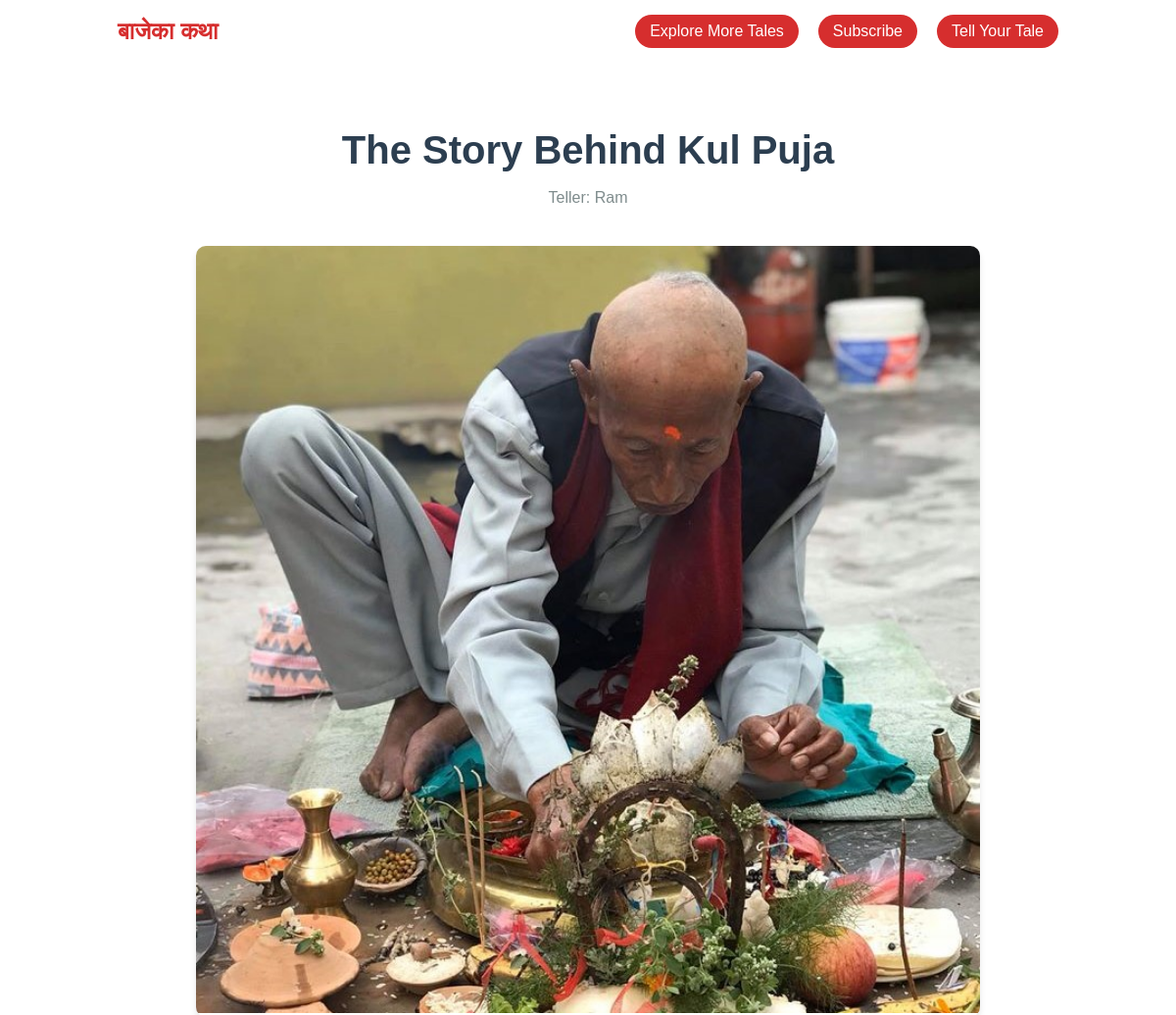
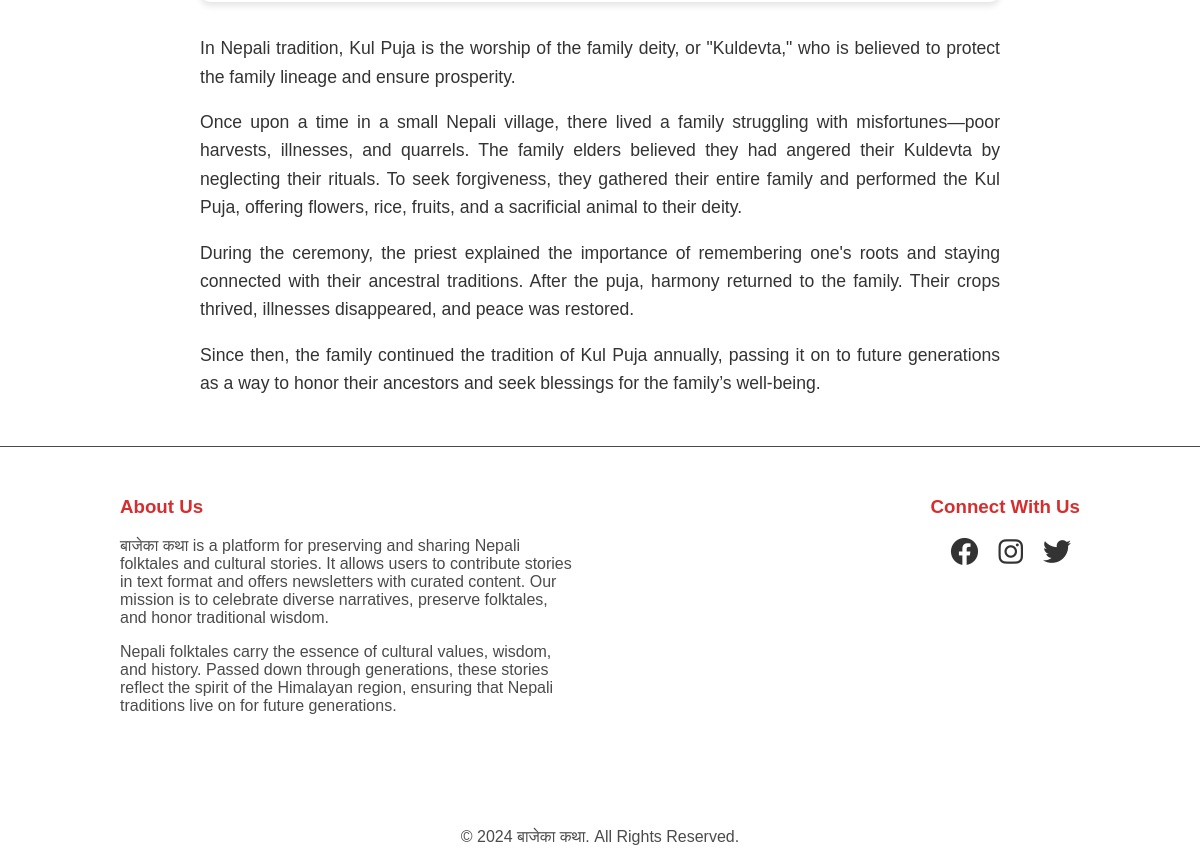
Page /tale/5/ on the committed database (2 pictures, top to bottom).
### myapp/models.py (models this page shows, shortened)
class Post(models.Model):
    title = models.CharField(max_length=200)
    content = models.TextField()
    image = models.ImageField(upload_to='images/', null=True, blank=True)
    author = models.CharField(max_length=100)
    culture = models.CharField(max_length=100, null=True, blank=True)
    practices = models.TextField(null=True, blank=True)
    date_association = models.BooleanField(default=False)
    day = models.IntegerField(null=True, blank=True)
    month = models.CharField(max_length=20, null=True, blank=True)
    created_at = models.DateTimeField(default=timezone.now)

### myapp/views.py (the view)
# urls.py: path('tale/<int:post_id>/', Tale.as_view(), name='tale'),
class Tale(View):
    def get(self, request, post_id):
        post = get_object_or_404(Post, id=post_id)
        return render(request, 'myapp/tale.html', {'post': post})

### myapp/templates/myapp/tale.html (shortened to what this page needs)
<!DOCTYPE html>
{% load static %}
<html>
    <head>
        <link href="https://cdnjs.cloudflare.com/ajax/libs/font-awesome/6.0.0/css/all.min.css" rel="stylesheet">
        <link rel = "stylesheet" type="text/css" href='{% static 'css/main.css' %}'>
    </head>
    <body>
        <nav class="navbar sticky-navbar">
            <div class="navbar-content">
                <div class="site-title">
                    <a href="#">बाजेका कथा</a>
                </div>
                <div class="navbar-actions">
                    <a href="{% url 'detail' %}" class="more-stories">Explore More Tales</a>
                    <a href="{% url 'homepage' %}#newsletter" class="subscribe-button">Subscribe</a>
                    <a href="{% url 'folkForm' %}" class="tell-tale-button">Tell Your Tale</a>
                </div>
            </div>
        </nav>
        <section class="container">
            <div class="main-folktale">
                <div class="details">
                    <h1>{{ post.title }}</h1>
                    <p class="author-date">Teller: {{ post.author }}</p>
                </div>
                {% if post.image %}
                <div class="image">
                    <img src="{{ post.image.url }}" alt="{{ post.title }}">
                </div>
                {% endif %}
            </div>
            <div class="story">
                {{ post.content|linebreaks }}
            </div>
        </section>
        <div class="section-divider"></div>
        <footer class="site-footer">
            <div class="footer-content">
                <div class="footer-section about-us">
                    <h3 class="fotter-heading">About Us</h3>
                    <p>बाजेका कथा is a platform for preserving and sharing Nepali folktales and cultural stories. It allows users to contribute stories in text format and offers newsletters with curated content. Our mission is to celebrate diverse narratives, preserve folktales, and honor traditional wisdom.</p>
                    <p>Nepali folktales carry the essence of cultural values, wisdom, and history. Passed down through generations, these stories reflect the spirit of the Himalayan region, ensuring that Nepali traditions live on for future generations.</p>
                </div>
                <div class="footer-section social-connect">
                    <div class="social-media">
                        <h3>Connect With Us</h3>
                        <div class="social-icons">
                            <a href="https://www.facebook.com" class="social-icon" target="_blank" rel="noopener noreferrer">
                                <i class="fab fa-facebook"></i>
                            </a>
                            <a href="https://www.instagram.com" class="social-icon" target="_blank" rel="noopener noreferrer">
                                <i class="fab fa-instagram"></i>
                            </a>
                            <a href="https://www.twitter.com" class="social-icon" target="_blank" rel="noopener noreferrer">
                                <i class="fab fa-twitter"></i>
                            </a>
                        </div>
                    </div>
                </div>
            </div>
            <div class="footer-bottom">
                <p>&copy; 2024 बाजेका कथा. All Rights Reserved.</p>
            </div>
        </footer>
    </body>
</html>

### static/css/main.css (style rules this page uses)
body, html { margin: 0; padding: 0; height: 100%; font-family: 'Arial', serif; position: relative; color: white; overflow-x: hidden; }
.sticky-navbar { position: sticky; top: 0; z-index: 100; background-color: white; padding: 15px 10%; }
.navbar-content { display: flex; justify-content: space-between; align-items: center; }
.site-title a { color: #d62e2e; font-size: 1.5rem; text-decoration: none; font-weight: bold; }
.navbar-actions { display: flex; align-items: center; gap: 20px; }
.tell-tale-button, .subscribe-button, .more-stories { padding: 8px 15px; background-color: #d62e2e; color: white; text-decoration: none; border-radius: 20px; transition: background-color 0.3s ease; }
.site-footer { color: #4B4B4B; display: flex; flex-direction: column; }
.footer-content { display: flex; justify-content: space-between; padding: 30px 10%; }
.footer-content h3 { color: #d62e2e; }
.footer-section.about-us { flex: 1; padding-right: 50px; text-align: left; }
.footer-section.social-connect { flex: 1; display: flex; justify-content: flex-end; text-align: right; }
.social-icons { display: flex; flex-direction: row; gap: 20px; padding-left: 20px; }
.social-icon { color: #4B4B4B; text-decoration: none; transition: color 0.3s ease; font-size: 28px; color: #333; }
.footer-bottom { text-align: center; margin-top: 30px; padding-top: 20px; border-top: 1px solid rgba(255,255,255,0.1); }
.section-divider { border-bottom: 1px solid #4B4B4B; }
.container { max-width: 800px; margin: 0 auto; padding: 2rem; }
.main-folktale { display: flex; flex-direction: column; gap: 1.5rem; margin-bottom: 2rem; }
.main-folktale .details { text-align: center; }
.main-folktale h1 { font-size: 2.5rem; color: #2c3e50; margin-bottom: 0.5rem; line-height: 1.2; }
.main-folktale .author-date { font-size: 1rem; color: #7f8c8d; margin-bottom: 1rem; }
.main-folktale .image { max-width: 100%; height: auto; border-radius: 10px; overflow: hidden; box-shadow: 0 4px 6px rgba(0, 0, 0, 0.1); }
.main-folktale .image img { width: 100%; height: auto; object-fit: cover; }
.story { font-size: 1.1rem; line-height: 1.6; color: #333; text-align: justify; }

### rows in the picture
Post: title "The Story Behind Kul Puja", author "Ram", image (picture), content "In Nepali tradition, Kul Puja is the worship of the family deity, or \"Kuldevta,\" who is believed to protect the family lineage and ensure prosperity. Once upon a time in a small Nepali village, there lived a family struggling with misfortunes—poor harvests, illnesses, and quarrels. The family elders believed they had angered their Kuldevta by neglecting their rituals. To seek forgiveness, they gathered their entire family and performed the Kul Puja, offering flowers, rice, fruits, and a sacrificial animal to their deity. During the ceremony, the priest explained the importance of remembering one's roots and staying connected with their ancestral traditions. After the puja, harmony returned…"
